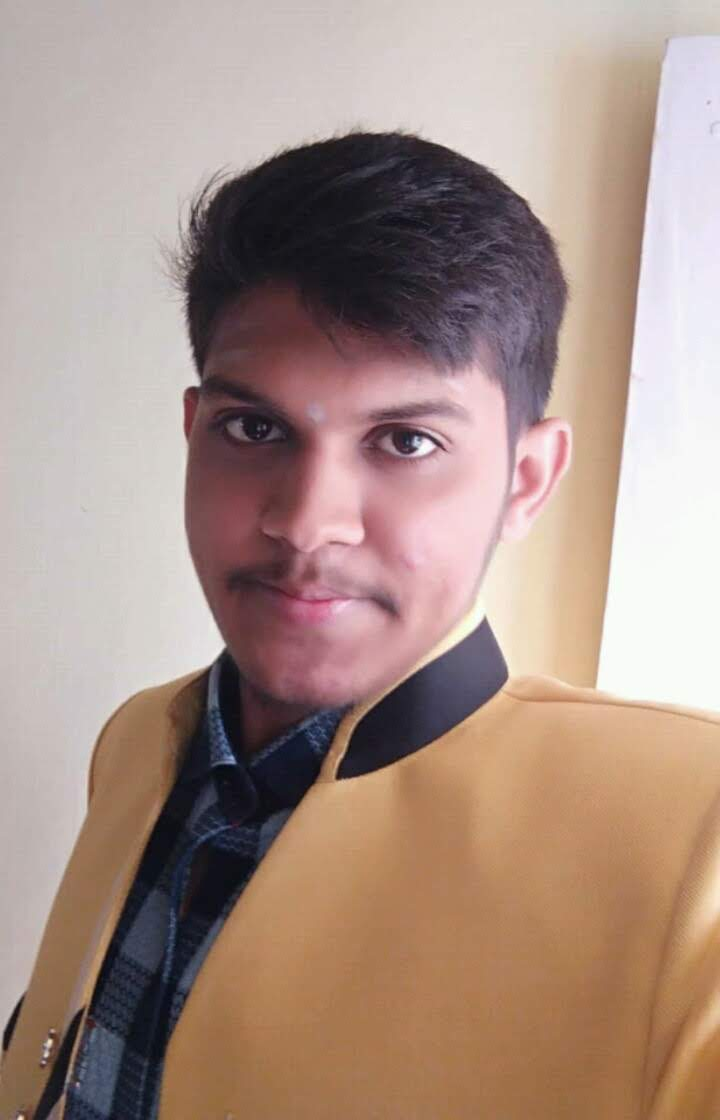
#> input picture sid.jpg, 720 x 1120 px, found by its file name
$ python 111_2.py
#> lines starting #> are read from the running program, lines starting #| are printed output that depends on the picture; pictures that were not available may be replaced by others from this repository, and a replacement may not be noted
### use.py
import cv2
import os
import numpy as np

def faceDetection(test_img):
        gray_img = cv2.cvtColor(test_img, cv2.COLOR_BGR2GRAY)
        face_classifier = cv2.CascadeClassifier('/home/ubuntu/Open_Source_Computer_vision/haarcascade_frontalface_default.xml')
        faces_detected = face_classifier.detectMultiScale(gray_img, scaleFactor = 1.32, minNeighbors = 5)
        return faces_detected, gray_img

def labels_for_training_data(directory):
	faces = []
	faceID = []

	for path, subdirnames, filenames in os.walk(directory):
		for filename in filenames:
			if filename.startswith("."):
				print("skipping system file")
				continue
			id = os.path.basename(path)
			img_path = os.path.join(path, filename)
			print("img_path: ", img_path)
			print("id: ", id)
			test_img = cv2.imread(img_path)
			if test_img is None:
				print("img not loaded")
				continue
			faces_rect, gray_img = faceDetection(test_img)
			if len(faces_rect) != 1:
				continue
			(x, y, w, h) = faces_rect[0]
			roi_gray = gray_img[y: y+w, x:x+h]
			faces.append(roi_gray)
			faceID.append(int(id))
	return faces, faceID

def train_classifier(faces, faceID):
	face_recognizer = cv2.face.LBPHFaceRecognizer_create()
	face_recognizer.train(faces, np.array(faceID))
	return face_recognizer

def draw_rect(test_img, face):
	(x, y, w, h) = face
	cv2.rectangle(test_img, (x, y), (x+w, y+h), (255, 255, 255), 10)

def put_text(test_img, text, x, y):
	cv2.putText(test_img, text, (x, y), cv2.FONT_HERSHEY_DUPLEX, 5, (255, 255, 255), 10)

### 111_2.py
import cv2
import os
import numpy as np
import use as fr

test_img = cv2.imread("/home/ubuntu/Desktop/sid.jpg")
#> test_img is the input picture: shape (1120, 720, 3); mean B, G, R 134.5, 144.5, 168.1
faces_detected, gray_img = fr.faceDetection(test_img)
#> in faceDetection, `gray_img = cv2.cvtColor(test_img, cv2.COLOR_BGR2GRAY)`:
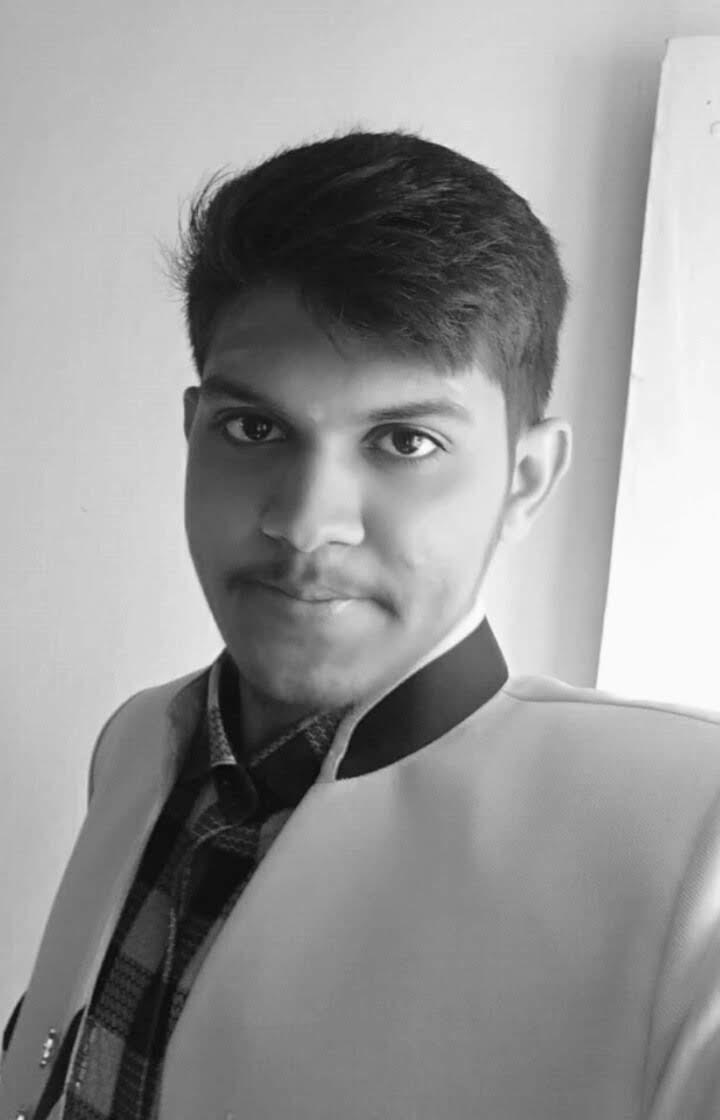
#> gray_img: shape (1120, 720); min 7, max 254, mean 150.5
#> in faceDetection, `faces_detected = face_classifier.detectMultiScale(gray_img, scaleFacto..`: faces_detected = [[140, 298, 385, 385]]
#> faces_detected = [[140, 298, 385, 385]]
print("face_Detected", faces_detected)
#| face_Detected [[140 298 385 385]]

faces, faceID = fr.labels_for_training_data('/home/ubuntu/Desktop/trainingimages/')
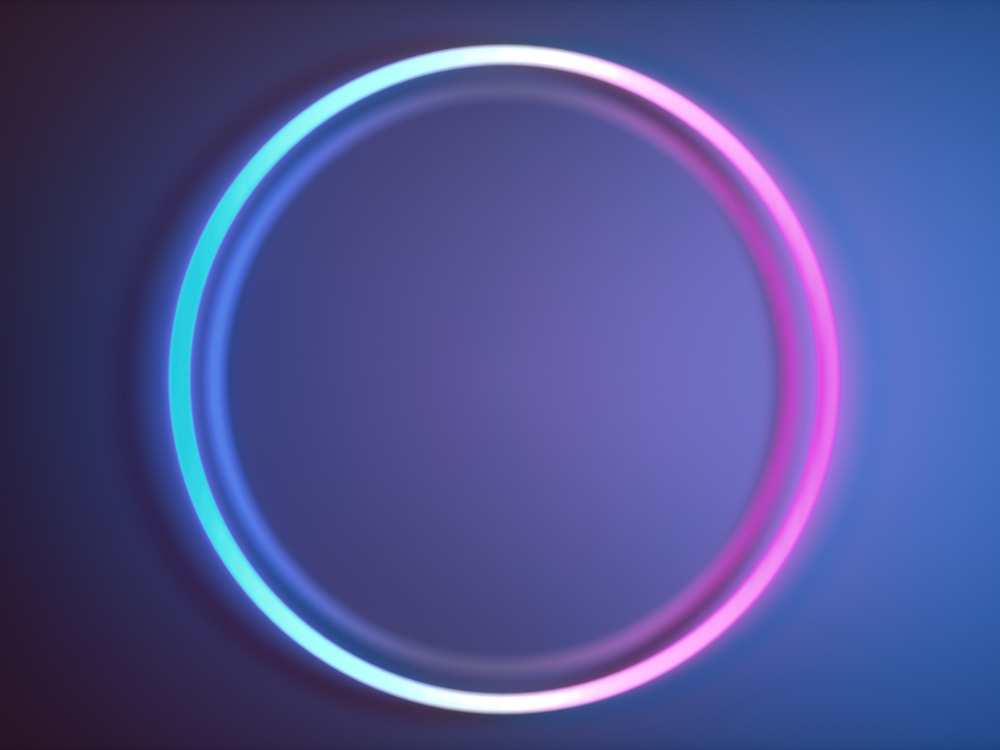
#> input picture circle.jpg, 1000 x 750 px, given as the content of the folder /home/ubuntu/Desktop/trainingimages/, which was not available
#> in labels_for_training_data, test_img is the input picture: shape (750, 1000, 3); mean B, G, R 145.2, 82.4, 78.6
#> in faceDetection (call 2), `gray_img = cv2.cvtColor(test_img, cv2.COLOR_BGR2GRAY)`:
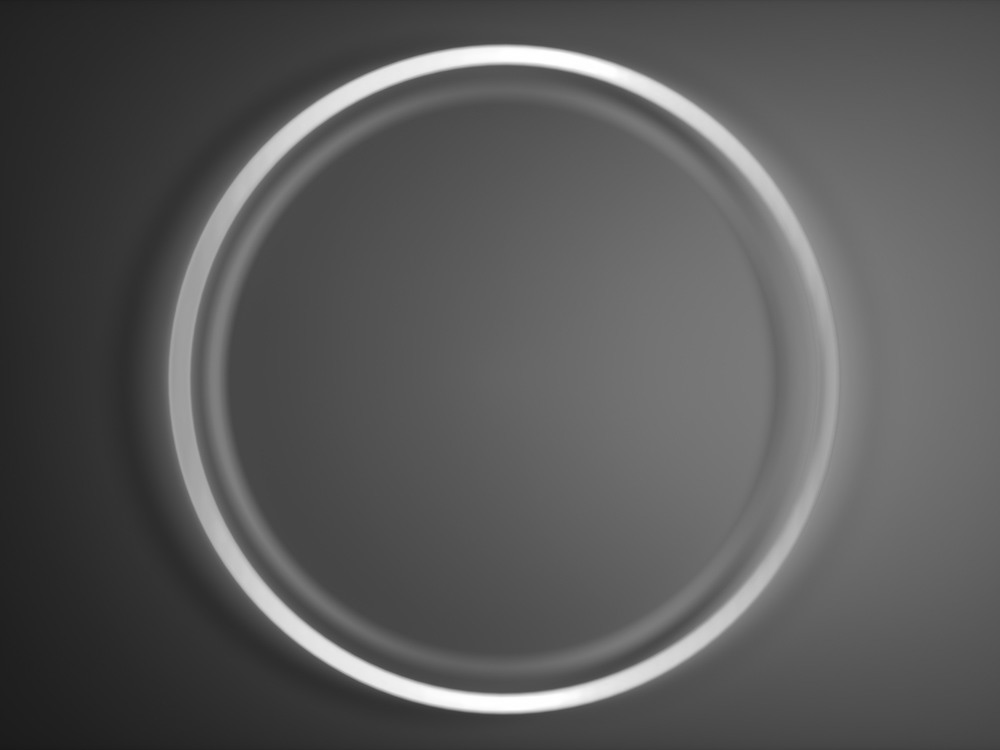
#> gray_img: shape (750, 1000); min 25, max 255, mean 88.4
#> in faceDetection (call 2), `faces_detected = face_classifier.detectMultiScale(gray_img, scaleFacto..`: faces_detected = ()
#> (the run stopped early here; a loop or call above may not have finished)
